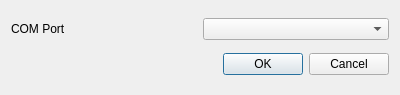
<?xml version="1.0" encoding="UTF-8"?>
<ui version="4.0">
 <class>Dialog</class>
 <widget class="QDialog" name="Dialog">
  <property name="geometry">
   <rect>
    <x>0</x>
    <y>0</y>
    <width>400</width>
    <height>95</height>
   </rect>
  </property>
  <property name="windowTitle">
   <string>Dialog</string>
  </property>
  <layout class="QVBoxLayout" name="verticalLayout">
   <item>
    <layout class="QHBoxLayout" name="horizontalLayout">
     <item>
      <widget class="QLabel" name="label">
       <property name="text">
        <string>COM Port</string>
       </property>
      </widget>
     </item>
     <item>
      <widget class="QComboBox" name="portCombo">
       <property name="placeholderText">
        <string>Select COM Port</string>
       </property>
      </widget>
     </item>
    </layout>
   </item>
   <item>
    <widget class="QDialogButtonBox" name="buttonBox">
     <property name="orientation">
      <enum>Qt::Horizontal</enum>
     </property>
     <property name="standardButtons">
      <set>QDialogButtonBox::Cancel|QDialogButtonBox::Ok</set>
     </property>
    </widget>
   </item>
  </layout>
 </widget>
 <resources/>
 <connections>
  <connection>
   <sender>buttonBox</sender>
   <signal>accepted()</signal>
   <receiver>Dialog</receiver>
   <slot>accept()</slot>
   <hints>
    <hint type="sourcelabel">
     <x>248</x>
     <y>254</y>
    </hint>
    <hint type="destinationlabel">
     <x>157</x>
     <y>274</y>
    </hint>
   </hints>
  </connection>
  <connection>
   <sender>buttonBox</sender>
   <signal>rejected()</signal>
   <receiver>Dialog</receiver>
   <slot>reject()</slot>
   <hints>
    <hint type="sourcelabel">
     <x>316</x>
     <y>260</y>
    </hint>
    <hint type="destinationlabel">
     <x>286</x>
     <y>274</y>
    </hint>
   </hints>
  </connection>
 </connections>
</ui>
